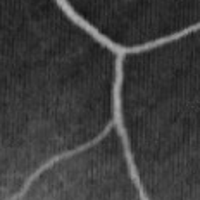
%> input picture 2D/exampleImages/retina.png, 200 x 200 px
$ octave main2D.m   (GNU Octave 9; MATLAB toolbox functions it lacks are replaced by stand-ins)
%> lines starting %> are read from the running program, lines starting %| are printed output that depends on the picture
### 2D/lib/CenterlineExtraction2D.m
function [Q,A] = CenterlineExtraction2D(I,t1,t2,epsilon,Threshold)
%% Extraction of the centerline based on an iterative graph-based optimization
%
%
% Details   This function contains the two stages to extract the centerline
%           Stage1:enhancement of the centerline.
%           Stage2: Linked the point and extract the centerline
%
%           as implemented for:
%
%          'Sequential Graph-based Extraction of Curvilinear Structures'
%           by Shuaa S. Alharbi, Chris G. Willcocks, Philip T. G. Jackson, Haifa F. Alhasson
%           and Boguslaw Obara in Signal, Image and Video Processing Journal (2019).
% Usage     [Q,A] = CenterlineExtraction2D(I,0)
%           [Q,A] = CenterlineExtraction2D(I,1)
% Inputs    I - orginal 2D image
%           Threshold - 0 (without threshold 'slower result', need to increase t2 to very lage value i.e (50000))
%                     - 1 (with threshold to reduce the set of nodes 'faster results')
%
% Outputs   Q - a 2D matrix that define the detected curve
%           A - a 2D accumulative map calculate by ccumulating every prominent peak
%               position and increment it location each time detected.
%
% Copyright 2019 Shuaa S. Alharbi, Durham University, UK
%
% License   See included <a href="./LICENSE/">file</a> or visit
%           <a href="">The GitHub
%              Repository</a>
%
% See also main.m
%
%
%
%
%********************************************** Stage 1 **********************************************%
%
%
%
%
% Display parameters
kd = 200; k = kd;
count = 0;
% Input parameters
s = 1.0; % pixel sampling (step size)
[m,n] = size(I);
tmax = max(m,n); % Maximum line length
A = zeros([m,n]);% Output image - Accumulative map
% First display
figure; subplot(1,2,1); imagesc(I); colormap gray; axis equal; axis tight; axis off;
title('Orginal Image');
ha = subplot(1,2,2); imagesc(A); colormap gray; axis equal; axis tight; axis off;

%% Loop to sample image using a line
for i = 1 : t1 %loop
    count = count + 1;
    % integrate over all possible line segment "positions"
    p = [1 + (m-1).*rand(1),1 + (n-1).*rand(1)];

    %% Correct normal distribution because of randn
    d = randn(1,2); % directional vector (line direction)
    d = bsxfun(@rdivide,d,sqrt(sum(d.^2,2)));
    len = 0:s:rand(1)*tmax; % line length ( l in the paper)

    %% Samples points define by line equation r = p + dt
    r = [];
    r(1,:) = repmat(p(1),[length(len),1]) + repmat(d(1),[length(len),1]).*len';
    r(2,:) = repmat(p(2),[length(len),1]) + repmat(d(2),[length(len),1]).*len';

    %% Remove sample points that go outside the image
    keep = (r(1,:) >= 1) & (r(1,:) <= m);
    keep = keep & (r(2,:) >= 1) & (r(2,:) <= n);
    r = r(:, keep);

    %% Plot sample points
% [5 lines of commented-out code are left out]
    %% Interpolation for 2-D gridded data in meshgrid format
    if length(r)<3; continue; end
    irow = interp2(I,r(2,:),r(1,:));

    %% Peak finding in the line 1D
    [pks, locs, ~, proms] = findpeaks(irow);

    %% Calculate the accumulative map A
    if ~isempty(pks)
        [~, idx] = max(proms); % find peak based on prominent
        locs = locs(idx);
        x = round(r(1,locs)); % double pixel position to integer position
        y = round(r(2,locs));
        idx = sub2ind([m,n],x,y);
        A(idx) = A(idx) + 1;
    else
        continue
    end
    %% Plot the accumulative map A
    if (k-count)<0 % displays every k-iterations
        k = count + kd;
        imagesc(A,'Parent',ha); colormap gray; axis equal; axis tight; axis off;
        drawnow; title('Accumulative Map'); fprintf('number of iteration\n');
        num2str(count)
        pause(0.2)
    end % End of peak detecting
end % End of loop
A = (A - min(A(:)))/(max(A(:))-min(A(:))); % Normalise accumulative map
%
%
%
%
%********************************************** Stage 2 **********************************************%
%
%
%
%
% Input parameters
Q = zeros(size(I)); % matrix to store the best path each time extract
figure, imshow(I); hold on; % First display

%% Convert 2D accumulation map A to a graph (Create sparse matrix G - graph representation)
fprintf('**************** Convert 2D accumulation map to graph ****************\n');
C = 1./A; % Cost function
G = im2graph2D(C); % Convert to graph

%% Caculate a set of the shortest path and choose the best one
M = graythresh(A); % Threshold by Otsu's method
ind = find(A>M);
for j = 1 : epsilon % Loop for sequential extraction of the centerline
    bestPath = [];
    bestPathSum = 0; % Sum of the intensity (Wight to choose the best path)
    for i = 1 : t2 % Loop to produce a set of the shortest paths
        disp(i)
        % Choose the endpoints randomly with range not outside(ind)
        if Threshold == 0 % without threshold
            endpoint1 = randi(numel(A));
            endpoint2 = randi(numel(A));
        elseif Threshold == 1 % with threshold
            endpoint1 = ind(randi(numel(ind)));
            endpoint2 = ind(randi(numel(ind)));
        else
            fprintf('**** Choose (1) to get result faster OR choose (0) to get result without threshold ****\n')
        end
        % Find shortest path
        [~, path, ~] = graphshortestpath(G, endpoint1, endpoint2); % Default uses Dijkstra

%% plot the shortest path and endpoints
% [8 lines of commented-out code are left out]

        %% Chosen of the best path
        path(Q(path) == 1) = inf; % To avoide choose the same path againe
        endp = find(path == inf, 1);
        path(endp:length(path)) = [];
        % Linear search about the largest intensity path(sum along its profile)
        pathSum = sum(A(path));
        if (pathSum > bestPathSum)
            bestPathSum = pathSum;
            bestPath = path;
        end
    end
    %% Display the sequential centerline extraction
      Q(bestPath) = 1;
      [y,x] = ind2sub(size(I), bestPath);
      plot(x(:), y(:),'LineWidth', 1);
      drawnow;
end % End loop
end % End function

### 2D/main2D.m
%% 2D image %%
%% Clear ALL
clc; clear all; close all;
%% Add path
addpath('../2D/exampleImages/');
addpath('../2D/lib/');
addpath('../2D/plots/');

%% Load images
foldername = './exampleImages/';
foldername_plots1 = 'plots/accumulativeMap/mat/';
foldername_plots2 = 'plots/accumulativeMap/png/';
foldername_plots3 = 'plots/extractCenterline/mat/';
foldername_plots4 = 'plots/extractCenterline/png/';
foldername_plots5 = 'plots/extractCenterline/fig/';
filename = 'retina';
namefig = 'retinaFig';
ext = '.png';
ext2 = '.mat';
extfig = '.fig';
I = double(imread(fullfile(foldername,[filename ext])));
%> I: size 200x200 double; min 16, max 177, mean 60.5; mean of the top-left, top-right, bottom-left and bottom-right quarters 51.5, 55.5, 71, 64.3

%% Normalize & Complement
I = (I - min(I(:)))/(max(I(:))-min(I(:))); % Normalise orginal image
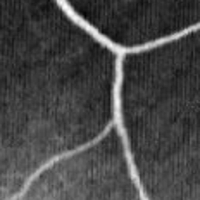
%> I: size 200x200 double; min 0, max 1, mean 0.277
%I = imcomplement(I); % for some images, when they have white background and black object

%% Parameters setting
t1 = 15000; % optimization parameter
t2 = 2000; % optimization parameter
epsilon = 3; % tunable parameter

%% Call function
[Q,A] = CenterlineExtraction2D(I,t1,t2,epsilon,1);
%> in CenterlineExtraction2D, `axis off`:
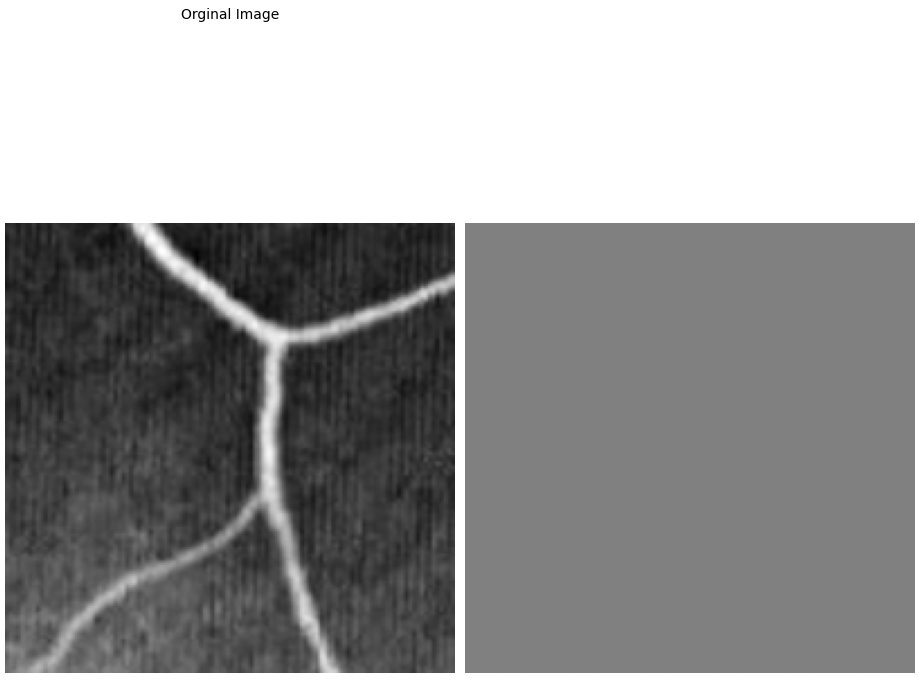
%> figure redrawn from the program's plot data, 2 panels
%> the run ends on the next line

$ run again, with 2D/exampleImages/vessel.png copied over 2D/exampleImages/retina.png
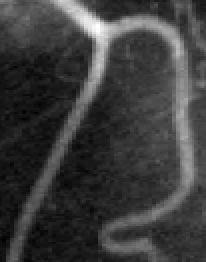
%> input picture 2D/exampleImages/vessel.png, 103 x 131 px (shown 2 times larger)
%> in CenterlineExtraction2D, `axis off`:
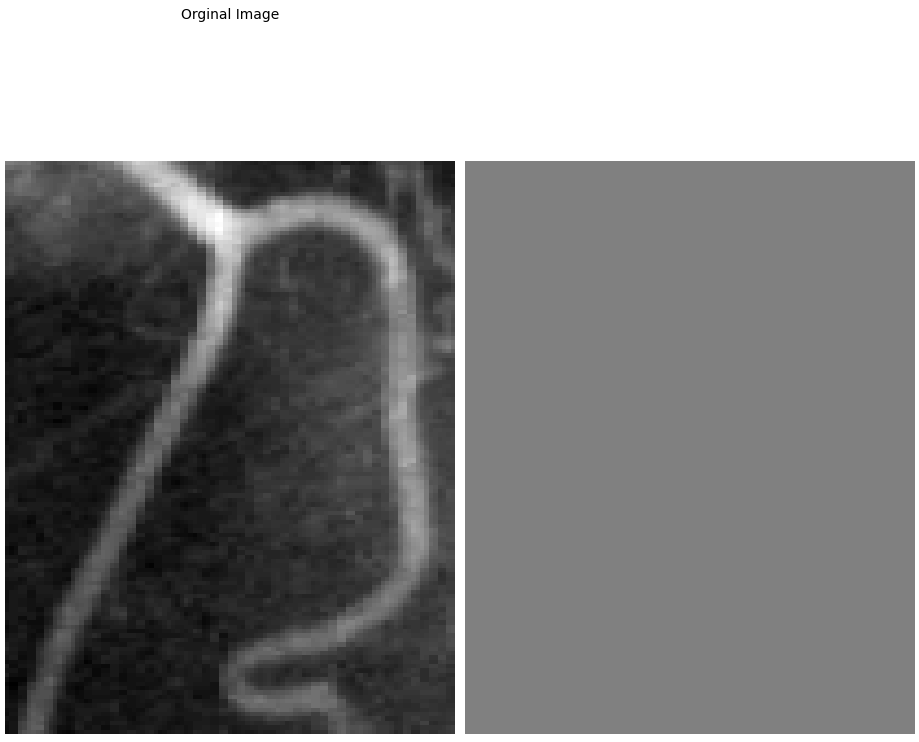
%> figure redrawn from the program's plot data, 2 panels
